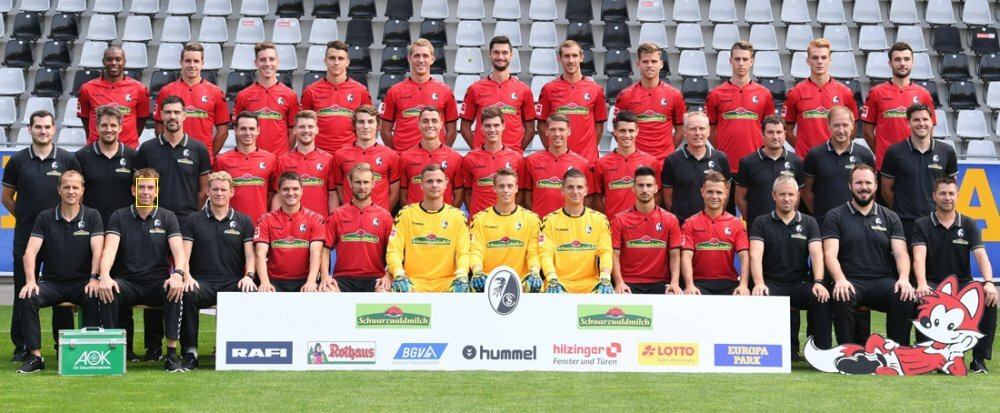
#> input picture Tasks/Practical_03/mannschaft.jpg, 1000 x 413 px
$ jupyter execute Viola-Jones-Face-detection.ipynb   (shell and % lines are left out)
#> lines starting #> are read from the running program, lines starting #| are printed output that depends on the picture; after the words box and inside, x2 and y2 are one past the last pixel; in counts of white or black regions, pixels touching at a corner belong together
[cell 1]
import numpy as np
import cv2
import matplotlib.pyplot as plt

[cell 2]
#Loading the image to be tested
#test_image = cv2.imread('foto_maja.jpg')
test_image = cv2.imread('mannschaft.jpg')
#> test_image is the input picture: shape (413, 1000, 3); mean B, G, R 112.7, 123.1, 150

#Converting to grayscale
test_image_gray = cv2.cvtColor(test_image, cv2.COLOR_BGR2GRAY)
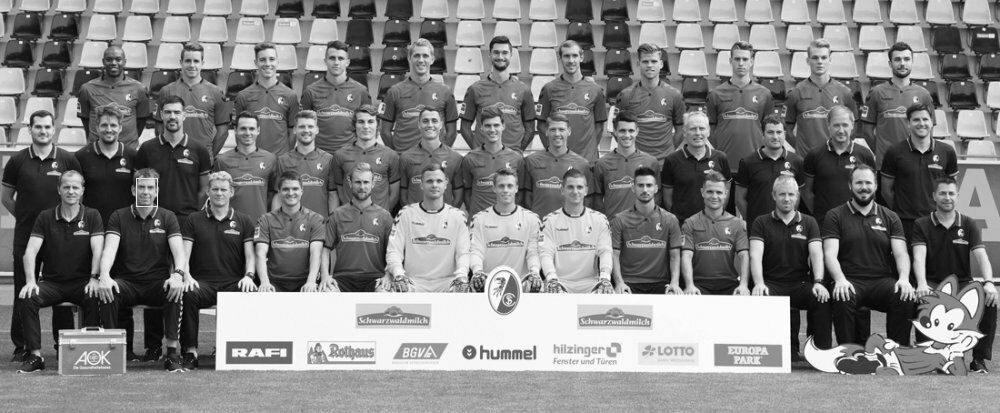
#> test_image_gray: shape (413, 1000); min 0, max 255, mean 130

# Displaying the grayscale image
plt.imshow(test_image_gray, cmap='gray')

[cell 3]
def convertToRGB(image):
    return cv2.cvtColor(image, cv2.COLOR_BGR2RGB)

[cell 4]
haar_cascade_face = cv2.CascadeClassifier('haarcascade_frontalface_default.xml')
faces_rects = haar_cascade_face.detectMultiScale(test_image_gray,
                                                 scaleFactor = 1.2, minNeighbors = 5);
#> faces_rects = 31 rows, first 6: [486, 42, 29, 29], [408, 46, 27, 27], [558, 46, 26, 26], [255, 49, 26, 26], [806, 48, 28, 28], [727, 49, 29, 29]

# Let us print the no. of faces found
print('Faces found: ', len(faces_rects))
#| Faces found:  31

[cell 5]
for (x,y,w,h) in faces_rects:
     cv2.rectangle(test_image, (x, y), (x+w, y+h), (0, 255, 0), 2)
#> this loop made 31 passes
#> (x, y, w, h) on passes 1 to 12: (486, 42, 29, 29), (408, 46, 27, 27), (558, 46, 26, 26), (255, 49, 26, 26), (806, 48, 28, 28), (727, 49, 29, 29), (888, 49, 28, 28), (635, 50, 29, 29), (159, 102, 28, 28), (907, 110, 28, 28), (352, 111, 28, 28), (416, 110, 28, 28)
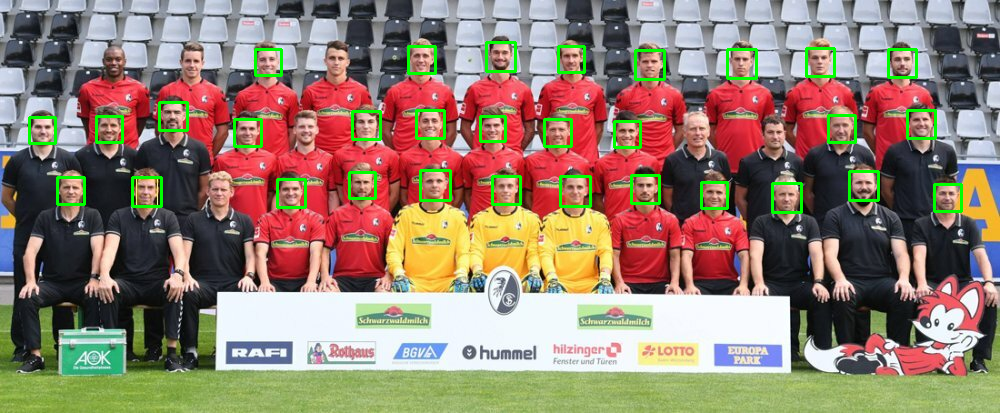
#> test_image: shape (413, 1000, 3); 2.45% of pixels changed, all inside (x1, y1, x2, y2) = (28, 41, 963, 214)

[cell 6]
#convert image to RGB and show image
plt.imshow(convertToRGB(test_image))

$ run again, with Tasks/Practical_03/african-presidents.jpg copied over Tasks/Practical_03/mannschaft.jpg
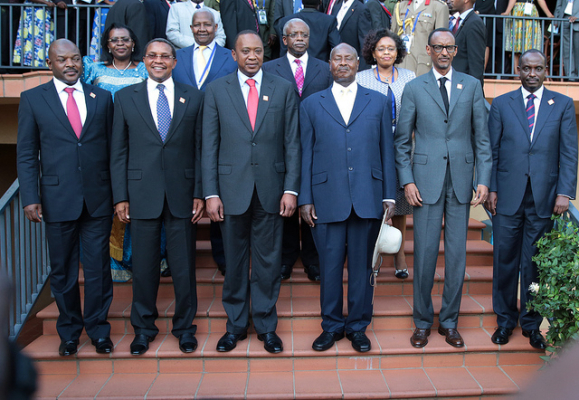
#> input picture Tasks/Practical_03/african-presidents.jpg, 579 x 400 px
#> test_image is the input picture: shape (400, 579, 3); mean B, G, R 92.7, 81.4, 79.5
#> `test_image_gray = cv2.cvtColor(test_image, cv2.COLOR_BGR2GRAY)`:
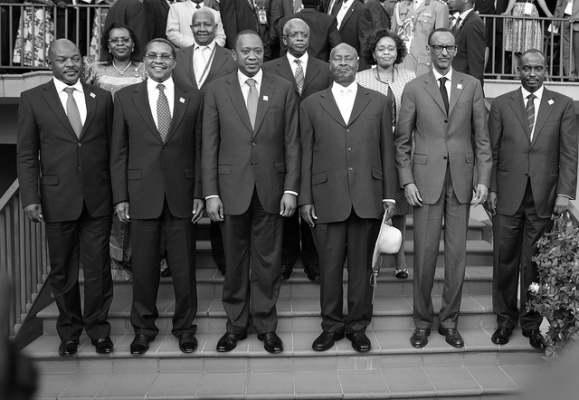
#> test_image_gray: shape (400, 579); min 0, max 255, mean 82.1
#> faces_rects = [[189, 14, 27, 27], [106, 28, 29, 29], [372, 38, 28, 28], [143, 43, 33, 33], [328, 46, 31, 31], [427, 34, 35, 35], [228, 34, 41, 41], [52, 45, 36, 36]]
#| Faces found:  8
#> the loop `for (x,y,w,h) in faces_rects:` made 8 passes
#> after the loop `for (x,y,w,h) in faces_rects:`:
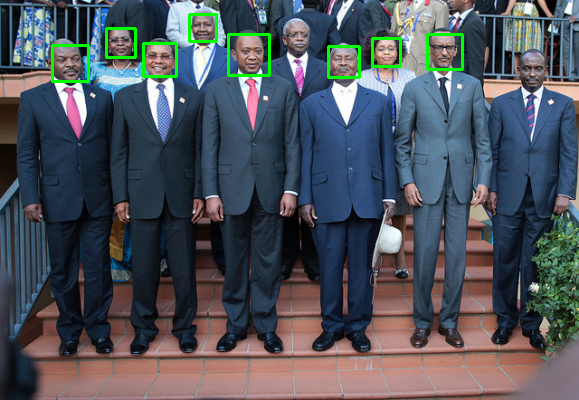
#> test_image: shape (400, 579, 3); 1.33% of pixels changed, all inside (x1, y1, x2, y2) = (51, 13, 464, 83)
